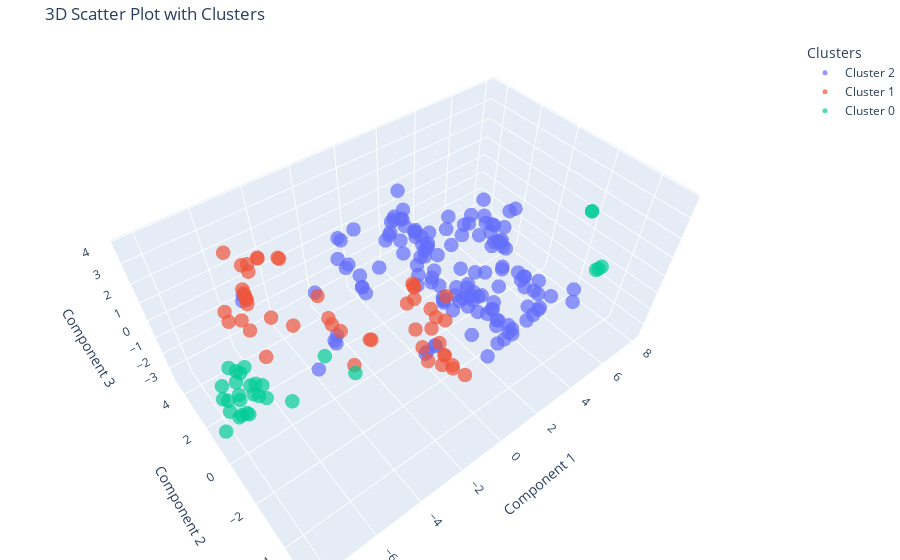

Write notebook code for a chart like this one.
### Code cell
import plotly.graph_objects as go


df_tsne['cluster'] = kmeans.labels_

x = df_tsne['component1']
y = df_tsne['component2']
z = df_tsne['component3']
cluster_labels = df_tsne['cluster']

unique_clusters = cluster_labels.unique()
colors = np.linspace(0, 1, len(unique_clusters))

fig = go.Figure()

for cluster, color in zip(unique_clusters, colors):
    cluster_data = df_tsne[df_tsne['cluster'] == cluster]
    fig.add_trace(go.Scatter3d(
        x=cluster_data['component1'],
        y=cluster_data['component2'],
        z=cluster_data['component3'],
        mode='markers',
        marker=dict(
            size=5,
            color=color,
            colorscale='Viridis',
            opacity=0.7,
            showscale=False
        ),
        name=f'Cluster {cluster}'
    ))

fig.update_layout(
    title='3D Scatter Plot with Clusters',
    margin=dict(l=0, r=0, b=0, t=40),
    scene=dict(
        xaxis_title='Component 1',
        yaxis_title='Component 2',
        zaxis_title='Component 3'
    ),
    legend=dict(
        title='Clusters',
        orientation='v',
        xanchor='left',
        x=1,
        y=1
    )
)

fig.show()

### Figure 1 — Plotly figure (JSON) as saved in the notebook; plotly's stock layout.template omitted (floating-point values rounded to 4 significant figures; data arrays with more than 128 entries replaced by an {"elided": "..."} marker saying what was removed)
{"data": [{"marker": {"color": 0, "colorscale": [[0, "#440154"], [0.1111, "#482878"], [0.2222, "#3e4989"], [0.3333, "#31688e"], [0.4444, "#26828e"], [0.5556, "#1f9e89"], [0.6667, "#35b779"], [0.7778, "#6ece58"], [0.8889, "#b5de2b"], [1, "#fde725"]], "opacity": 0.7, "showscale": false, "size": 5}, "mode": "markers", "name": "Cluster 2", "type": "scatter3d", "x": {"elided": "136 float values"}, "y": {"elided": "136 float values"}, "z": {"elided": "136 float values"}}, {"marker": {"color": 0.5, "colorscale": [[0, "#440154"], [0.1111, "#482878"], [0.2222, "#3e4989"], [0.3333, "#31688e"], [0.4444, "#26828e"], [0.5556, "#1f9e89"], [0.6667, "#35b779"], [0.7778, "#6ece58"], [0.8889, "#b5de2b"], [1, "#fde725"]], "opacity": 0.7, "showscale": false, "size": 5}, "mode": "markers", "name": "Cluster 1", "type": "scatter3d", "x": [-1.992, -2.181, -2.343, -2.343, -2.106, -2.613, -2.11, -2.655, -1.668, -2.61, -1.662, -1.251, -1.818, -1.799, -1.798, -2.351, -3.783, -3.691, -5.451, -5.991, -5.859, -6.348, -6.56, -5.205, -5.214, -5.668, -3.634, -3.563, -4.908, -5.442, -6.053, -2.314, -2.227, -1.871, -4.091, -4.12, -5.691, -5.824, -5.944, -5.963, -3.466, -5.74, -3.313, -6.072, -6.169, -6.678, 0.3323, -4.052], "y": [-4.546, -5.273, -4.479, -4.479, -3.552, -3.74, -2.675, -3.424, -3.26, -4.031, -2.975, -3.261, -2.261, -2.198, -2.283, -2.613, -2.544, -2.491, 2.1, 2.524, 1.473, 1.48, 2.443, 1.677, 1.664, 1.532, 0.123, 0.4495, 0.577, 1.085, 1.412, -4.372, -4.089, -4.401, 2.573, 2.615, 2.5, 2.046, 1.594, 1.618, 1.247, 2.288, 0.1028, 0.7779, 1.451, 1.872, -1.568, -1.896], "z": [1.495, 2.114, 2.416, 2.416, 2.652, 2.276, 3.27, 2.891, 2.608, 1.859, 2.752, 2.148, 3.345, 3.375, 3.28, 3.173, 2.393, 2.254, 3.127, 3.658, 3.819, 1.446, 1.168, 3.571, 3.625, 3.359, 0.5144, 0.5053, 0.9576, 1.304, 2.865, 1.775, 2.54, 1.41, 2.206, 2.243, 1.528, 1.425, 2.142, 2.301, 0.9555, 1.437, -0.09663, -0.1153, 0.7962, 1.249, 0.8034, 0.5622]}, {"marker": {"color": 1, "colorscale": [[0, "#440154"], [0.1111, "#482878"], [0.2222, "#3e4989"], [0.3333, "#31688e"], [0.4444, "#26828e"], [0.5556, "#1f9e89"], [0.6667, "#35b779"], [0.7778, "#6ece58"], [0.8889, "#b5de2b"], [1, "#fde725"]], "opacity": 0.7, "showscale": false, "size": 5}, "mode": "markers", "name": "Cluster 0", "type": "scatter3d", "x": [6.411, 7.92, 7.92, -5.604, 6.258, 6.309, -4.132, -3.968, -6.581, -6.637, -7.873, -7.271, -6.959, -7.191, -6.835, -7.247, -6.945, -6.46, -6.325, -7.494, -6.747, -7.699, -7.396, -8.237, -7.004, -7.742, -7.276, -7.674, -7.187, -7.826], "y": [-3.91, -1.923, -1.922, 0.5164, -3.807, -3.866, -2.047, 0.3848, 1.284, 1.861, 1.017, 1.515, 1.941, 1.932, 1.095, 1.319, 0.6287, 0.8136, 1.356, 1.059, 0.7296, 0.6561, 0.5885, 1.223, 1.287, 1.438, 0.849, 1.671, 1.774, 1.656], "z": [0.4467, 1.178, 1.178, -3.131, 0.2797, 0.3593, 0.3366, -1.383, -1.921, -1.437, -2.285, -2.68, -1.503, -1.094, -1.6, -1.276, -1.519, -2.456, -2.338, -2.952, -1.941, -2.396, -2.318, -3.626, -0.8756, -1.219, -2.849, -2.535, -2.704, -2.263]}], "layout": {"autosize": true, "dragmode": "zoom", "legend": {"orientation": "v", "title": {"text": "Clusters"}, "x": 1, "xanchor": "left", "y": 1}, "margin": {"b": 0, "l": 0, "r": 0, "t": 40}, "scene": {"aspectmode": "auto", "aspectratio": {"x": 1.528, "y": 0.93, "z": 0.7039}, "camera": {"center": {"x": 0.02512, "y": 0.0998, "z": -0.1249}, "eye": {"x": -0.9269, "y": -1.117, "z": 1.585}, "projection": {"type": "perspective"}, "up": {"x": 0, "y": 0, "z": 1}}, "dragmode": "turntable", "xaxis": {"title": {"text": "Component 1"}, "type": "linear"}, "yaxis": {"title": {"text": "Component 2"}, "type": "linear"}, "zaxis": {"title": {"text": "Component 3"}, "type": "linear"}}, "title": {"text": "3D Scatter Plot with Clusters"}}}
